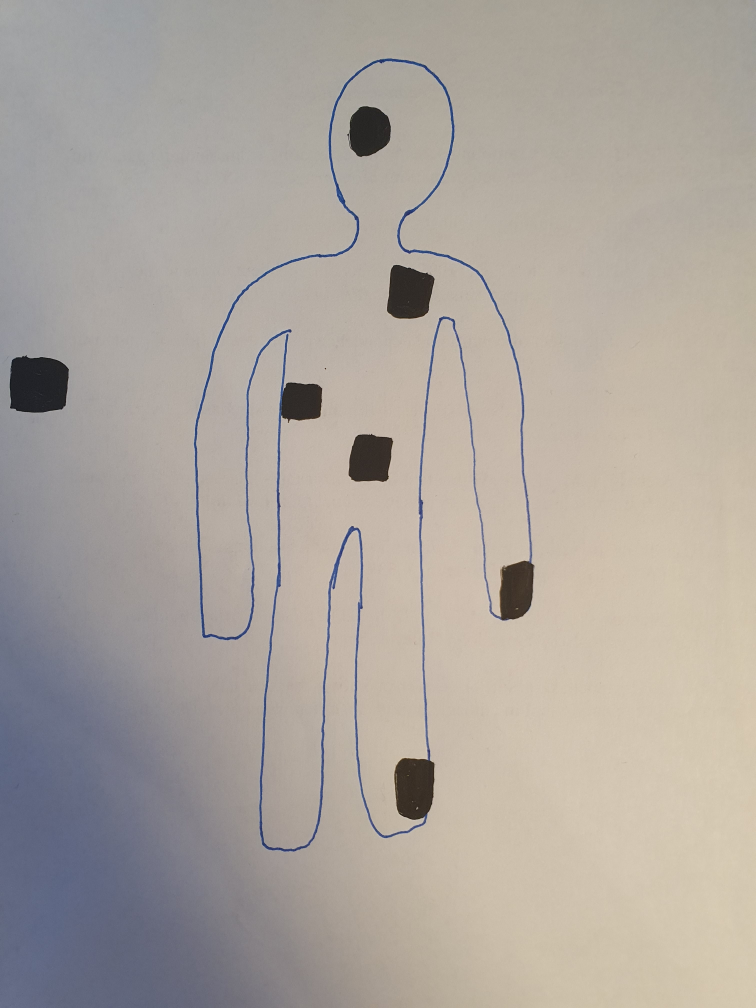
#> input picture files/BSA_test_0.jpg, 3024 x 4032 px (shown at 1/4 size); its folder holds only this picture in this run
$ python avatar_lesions_BSA.py
#> lines starting #> are read from the running program, lines starting #| are printed output that depends on the picture; after the words box and inside, x2 and y2 are one past the last pixel; in counts of white or black regions, pixels touching at a corner belong together; long printed decimals are rounded
# -*- coding: utf-8 -*-
"""
Created on Sat Mar  7 21:07:43 2020

@author: johan
"""
#avatar_lesions_BSA
#Determines the procentage of the body surface area affected based on patient drawn lesions avatar
#All avatars has a left most reference box with a known area of 1 cm^2 and meassured area of 3667 pixels
#which is used to calculate pixels_per_metric  = 3667px / 1 cm2 = 3667px/cm2.

from scipy.spatial import distance as dist
from imutils import perspective
from imutils import contours
import numpy as np
import argparse
import imutils
import cv2
import os
import pandas as pd

def lesion_areas(photo, ref, path):
    # load the image, convert it to grayscale, and blur it slightly
    image = cv2.imread(photo)
    image = cv2.resize(image, (1000,1000))
    gray = cv2.cvtColor(image, cv2.COLOR_BGR2GRAY)
    gray = cv2.GaussianBlur(gray, (5, 5), 0)
    # threshold the image, then perform a series of erosions +
    # dilations to remove any small regions of noise
    thresh = cv2.threshold(gray, 75, 255, cv2.THRESH_BINARY_INV)[1]
    thresh = cv2.erode(thresh, None, iterations=2)
    thresh = cv2.dilate(thresh, None, iterations=2)
    # find contours in thresholded image, then grab the largest
    cnts = cv2.findContours(thresh.copy(), cv2.RETR_EXTERNAL,
    	cv2.CHAIN_APPROX_SIMPLE)
    cnts = imutils.grab_contours(cnts)
    (cnts, _) = contours.sort_contours(cnts)


    lesion_areas = []
    for i in cnts:
        area = cv2.contourArea(i)
        #to turn in to cm2 divide by size of reference lesion in pixels which is 1 cm2
        area_cm2 = area/ref
        lesion_areas.append(area_cm2)
    all_areas_cm2 = sum(lesion_areas)
    # loop over the contours individually and draw contours
    for c in cnts:
        cv2.drawContours(image, [c], -1, (0, 255, 255), 2)
    #show  and save image
    cv2.imshow("Image", image)
    cv2.waitKey(0)
    photo_name = photo.replace(".jpg", "_lesion_contours.jpg")
    path = path +  photo_name
    path = path.replace("'", "" )
    cv2.imwrite(path, image)
    print('Pic with lesion contours saved at: ' + path)
    return all_areas_cm2


def avatar_size(photo, ref, path):
#> called with photo = 'files/BSA_test_0.jpg', ref = 3667, path = 'output'
    image = cv2.imread(photo)
#> image is the input picture: shape (4032, 3024, 3); mean B, G, R 158.2, 165.2, 172.3
    image = cv2.resize(image, (1000,1000))
#> image: shape (1000, 1000, 3)
    gray = cv2.cvtColor(image, cv2.COLOR_BGR2GRAY)
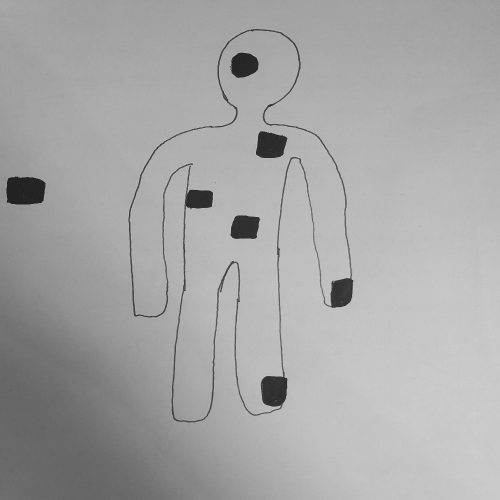
#> gray: shape (1000, 1000) (shown at 1/2 size); min 4, max 212, mean 166.4
    gray = cv2.GaussianBlur(gray, (5, 5), 0)
    # find contours in thresholded image, then grab the largest
    edged = cv2.Canny(gray, 50, 100)
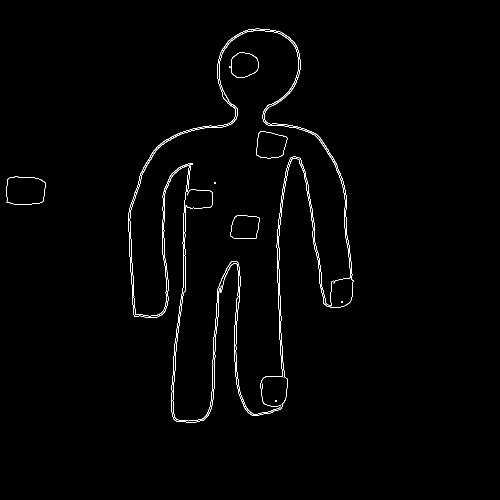
#> edged: shape (1000, 1000) (shown at 1/2 size); 0.96% white in thin lines or dots, all inside (x1, y1, x2, y2) = (12, 57, 707, 846)
    edged = cv2.dilate(edged, None, iterations=1)
#> edged: shape (1000, 1000); 3% white; 8 white regions, largest, box (x1, y1, x2, y2) and area: (255, 56, 708, 847) 27055, (11, 352, 92, 411) 795, (511, 261, 576, 318) 673
    edged = cv2.erode(edged, None, iterations=1)
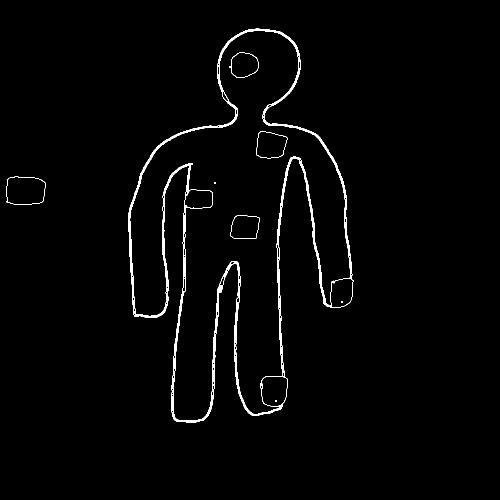
#> edged: shape (1000, 1000) (shown at 1/2 size); 1.7% white; 8 white regions (3 under 20 px)


    cnts = cv2.findContours(edged.copy(), cv2.RETR_EXTERNAL,
    	cv2.CHAIN_APPROX_SIMPLE)
#> cnts = 2 contours; box (x1, y1, x2, y2) and area: (256, 57, 707, 846) 179395, (12, 353, 91, 410) 3873
    cnts = imutils.grab_contours(cnts)

    c = max(cnts, key=cv2.contourArea)
#> c = contour of 1279 points, box (x1, y1, x2, y2) (256, 57, 707, 846), area 179395
    avatar_size = cv2.contourArea(c)
#> avatar_size = 179395
    avatar_cm2 = avatar_size/ref
#> avatar_cm2 = 48.92
    cv2.drawContours(image, [c], -1, (0, 255, 255), 2)
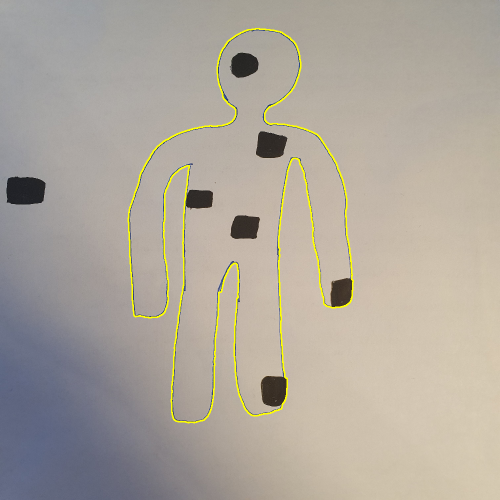
#> image: shape (1000, 1000, 3) (shown at 1/2 size); mean B, G, R 156, 166.6, 173.8
    cv2.imshow("Image", image)
    cv2.waitKey(0)
    photo_name = photo.replace(".jpg", "_avatar_contour.jpg")
    path = path +  photo_name
    path = path.replace("'", "" )
    cv2.imwrite(path, image)
    print('Pic with avatar contours saved at: ' + path)
    return avatar_cm2

BSA_procent_list= []
patient_ID = []

def avatar_lesions_BSA(photo_dir, ref, save_path):
    for i, j in enumerate(os.listdir(photo_dir)):
        full_path = os.path.join(photo_dir, j)
        patient_ID.append(full_path)
        print(full_path)
        avatar_area= avatar_size(full_path, ref, save_path)
#> avatar_area = 48.92
        lesion = lesion_areas(full_path, ref, save_path)
#> in lesion_areas, `thresh = cv2.threshold(gray, 75, 255, cv2.THRESH_BINARY_INV)[1]`: thresh: shape (1000, 1000); 1.7% white; 34 white regions (26 under 20 px), largest, box (x1, y1, x2, y2) and area: (13, 354, 91, 409) 3790, (523, 753, 574, 812) 2581, (513, 264, 574, 315) 2484
#> in lesion_areas, `thresh = cv2.erode(thresh, None, iterations=2)`:
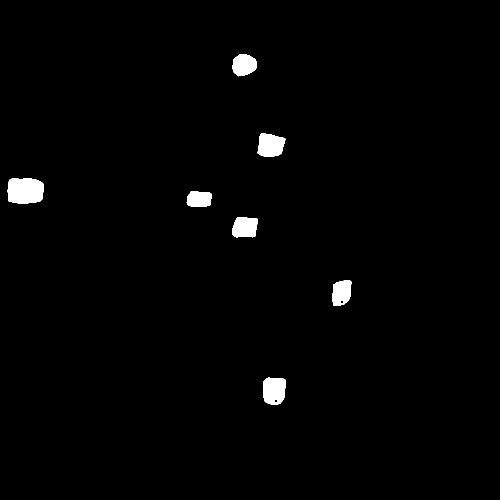
#> thresh: shape (1000, 1000) (shown at 1/2 size); 1.4% white; 7 white regions, largest, box (x1, y1, x2, y2) and area: (15, 356, 88, 407) 3265, (526, 755, 571, 810) 2114, (515, 266, 571, 313) 2051
#> in lesion_areas, `thresh = cv2.dilate(thresh, None, iterations=2)`: thresh: shape (1000, 1000); 1.7% white; 7 white regions
#> in lesion_areas, `cnts = cv2.findContours(thresh.copy(), cv2.RETR_EXTERNAL, cv2.CHAIN_AP..`: cnts = 7 contours; box (x1, y1, x2, y2) and area: (13, 354, 90, 409) 3668, (524, 753, 573, 812) 2480, (513, 264, 573, 315) 2388, (462, 432, 518, 477) 2083, (463, 106, 516, 155) 2000, (663, 558, 705, 614) 1910, (371, 381, 425, 416) 1610
#> the loop in lesion_areas, `for i in cnts:` made 7 passes
#> (area, area_cm2) on passes 1 to 7: (3668, 1), (1610, 0.439), (2083, 0.568), (1999.5, 0.545), (2388, 0.651), (2480, 0.676), (1910.5, 0.521)
#> after the loop in lesion_areas, `for i in cnts:`: lesion_areas = [1, 0.439, 0.568, 0.545, 0.651, 0.676, 0.521]
#> in lesion_areas, `all_areas_cm2 = sum(lesion_areas)`: all_areas_cm2 = 4.4
#> the loop in lesion_areas, `for c in cnts:` made 7 passes
#> after the loop in lesion_areas, `for c in cnts:`:
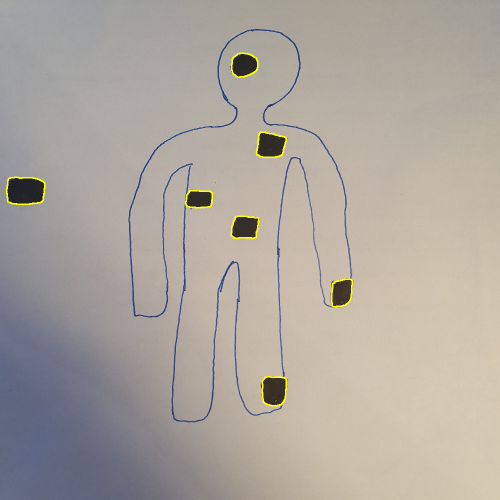
#> image: shape (1000, 1000, 3) (shown at 1/2 size); mean B, G, R 157.8, 165.9, 173
#> lesion = 4.4
        BSA_procent =  avatar_area / lesion
#> BSA_procent = 11.12
        BSA_procent_list.append(BSA_procent)
        print(BSA_procent)
#| 11.116
#        return BSA_procent
        image = cv2.imread(full_path)
        image = cv2.resize(image, (1000,1000))
        image = cv2.putText(image, "Avatar area:"+ str(avatar_area), (50,50), cv2.FONT_HERSHEY_SIMPLEX , 1 , (80,0,255), 2)
        image = cv2.putText(image, "Leisions area:" + str(lesion), (50,80), cv2.FONT_HERSHEY_SIMPLEX , 1 , (80,0,255), 2)
        image = cv2.putText(image, "Leisions procentage of bodyarea:" + str(lesion/avatar_area), (50,100), cv2.FONT_HERSHEY_SIMPLEX , 1 , (80,0,255), 2)
        image = cv2.putText(image, "Path:" + str(full_path), (50,130), cv2.FONT_HERSHEY_SIMPLEX , 1 , (80,0,255), 2)
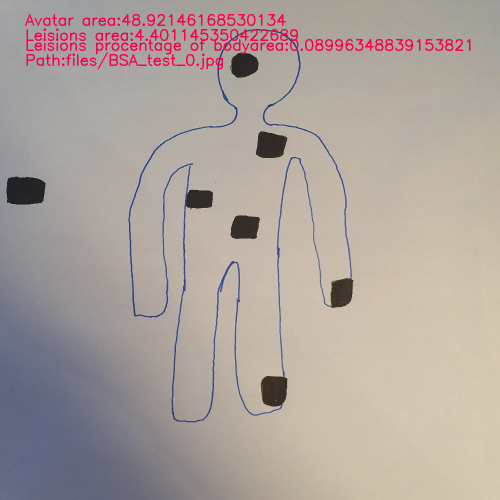
#> image: shape (1000, 1000, 3) (shown at 1/2 size); mean B, G, R 156.7, 162.3, 173.7
        photo_name = j.replace(".jpg", "_full.jpg")
        cv2.imwrite(photo_name, image)
        cv2.imshow("Image", image)
        cv2.waitKey(0)

    df = pd.DataFrame({"ID": patient_ID,"BSA": BSA_procent_list})
#> df = table of 1 rows and 2 columns
    print (df)
#|                      ID        BSA
#| 0  files/BSA_test_0.jpg  11.116

avatar_lesions_BSA(photo_dir = 'files', ref = 3667, save_path=r'output')
